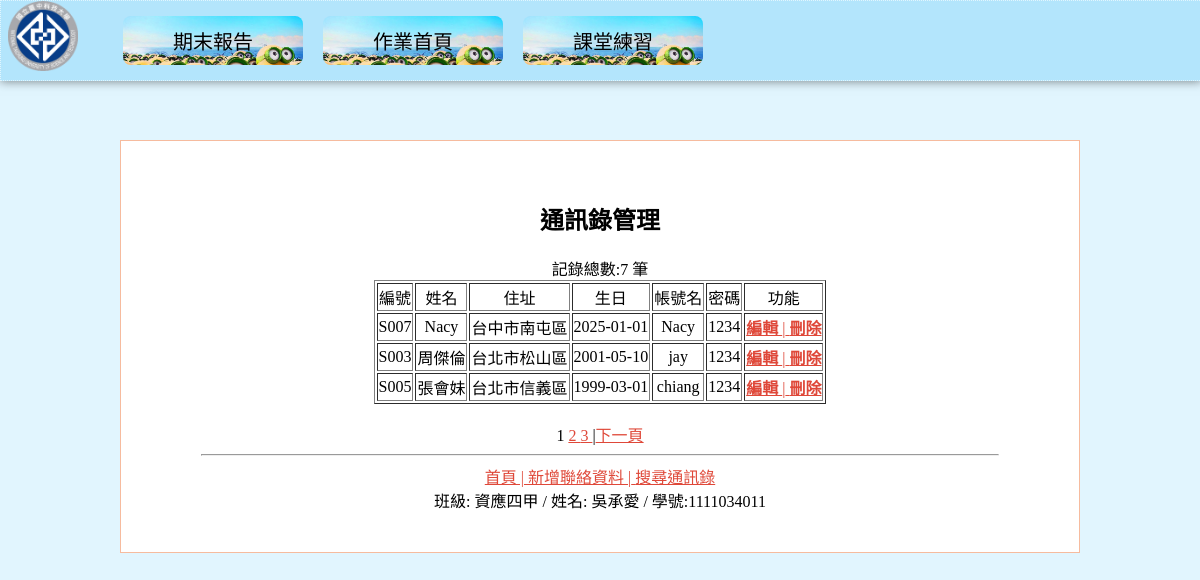
/contacts.php, run on the app's committed database.
### tables this page shows
CREATE TABLE `students` (
  `sno` char(4) NOT NULL,
  `name` varchar(10) DEFAULT NULL,
  `address` varchar(255) DEFAULT NULL,
  `birthday` date DEFAULT NULL,
  `username` char(10) DEFAULT NULL,
  `password` char(10) DEFAULT NULL
);

### contacts.php (the view, shortened to what this page needs)
<!DOCTYPE html>
<html lang="zh-TW">
<head>
    <link rel="stylesheet" href="css/navCSS.css" media="all">
    <link rel="stylesheet" href="css/indexCSS.css" media="all">
</head>
<body>
    <center>
        <div id="wrap">
            <header id="header" class="clearheader">
            </header>
            <main id="contents">
                <h2>通訊錄管理</h2>
                <?php
                $records_per_page = 3;
                if (isset($_GET["page"]))
                    $page = $_GET["page"];
                else
                    $page = 1;
                require_once("DB_open.php");
                    $sql = isset($_SESSION["SQL"]) ? $_SESSION["SQL"] : "SELECT * FROM students ORDER BY name";
                $result = mysqli_query($link, $sql);
                $total_fields = mysqli_num_fields($result);
                $total_records = mysqli_num_rows($result);
                $total_pages = ceil($total_records / $records_per_page);
                $offset = ($page - 1) * $records_per_page;
                mysqli_data_seek($result, $offset);
                echo "記錄總數:$total_records 筆<br/>";
                echo "<table border=1 style='margin: 0 auto';><tr><td>編號</td>";
                echo "<td>姓名</td><td>住址</td><td>生日</td><td>帳號名</td><td>密碼</td><td >功能</td></tr>";
                $j = 1;
                while ($rows = mysqli_fetch_array($result, MYSQLI_NUM) and $j <= $records_per_page) {
                    echo "<tr>";
                    for ($i = 0; $i <= $total_fields - 1; $i++) {
                        echo "<td>" . $rows[$i] . "</td>";
                    }
                    echo "<td ><a href='edit.php?action=edit&id=";
                    echo $rows[0] . "'><b> 編輯 </b>|";
                    echo "<a href='edit.php?action=del&id=";
                    echo $rows[0] . "'><b> 刪除 </b></a></td>";
                    echo "</tr>";
                    $j++;
                }
                echo "<table><br>";
                for ($i = 1; $i <= $total_pages; $i++)
                    if ($i != $page)
                        echo "<a href=\"contacts.php?page=" . $i . "\">" . $i . " " . "</a>";
                    else
                        echo "   " . $i . " ";
                if ($page < $total_pages)
                    echo "|<a href='contacts.php?page=" . ($page + 1) . "'>下一頁</a>";
                    ?>
                <hr /><a href="contacts.php"> 首頁 |</a>
                <a href="add.php"> 新增聯絡資料 |</a>
                <a href="search.php"> 搜尋通訊錄 </a>
    </center>
    <footer id="footer">
    </footer>
</body>
</html>

### css/navCSS.css (style rules this page uses)
#logo { width:80px; margin-left: 2px; float:left; }
#logoimg { width: 70px; height: 70px; }
nav { float: left; margin: 15px 30px; text-align: center; }
.menu li { list-style-type: none; display: inline-block; width: 180px; margin: 0 10px; }
.menu a { display: block; padding: 10px; background: #6fbb9a; border-radius: 8px; color: #fff; text-decoration: none; }
a { color: #df4839; }
.menu { font-family: '標楷體'; font-size: 20px; }
.menu > li { float: left; }
.menu li { position: relative; padding: 0px; border: 0px; margin: 0px 10px; min-width: 140px; }
.menu a { display: block; padding: 10px 20px; border-radius: 8px; text-decoration: none; background-image: url(../img/btn1.jpg); background-size: cover; color: black; }

### css/indexCSS.css (style rules this page uses)
body { background-color: #E1F5FE; margin: 0px; padding:0px; padding-top: 100px; }
#header { position: fixed; left: 0; top: 0; background-color: #B3E5FC; width: 100%; box-shadow: 0 0 10px rgba(0, 0, 0, 0.5); border: 1px dotted #E1F5FE; z-index: 50; }
.clearheader::after { content: ""; display: block; clear: both; }
#contents { width: 798px; margin: 40px auto; padding: 40px 80px; border: 1px solid #f6bb9e; background-color: #fff; text-align: center; }
#footer { text-align: center; clear: both; }

### data on the page
students: sno "S007", name "Nacy", address "台中市南屯區", birthday "2025-01-01", username "Nacy", password "1234"
students: sno "S003", name "周傑倫", address "台北市松山區", birthday "2001-05-10", username "jay", password "1234"
students: sno "S005", name "張會妹", address "台北市信義區", birthday "1999-03-01", username "chiang", password "1234"

### other printed values
$total_records "7"
